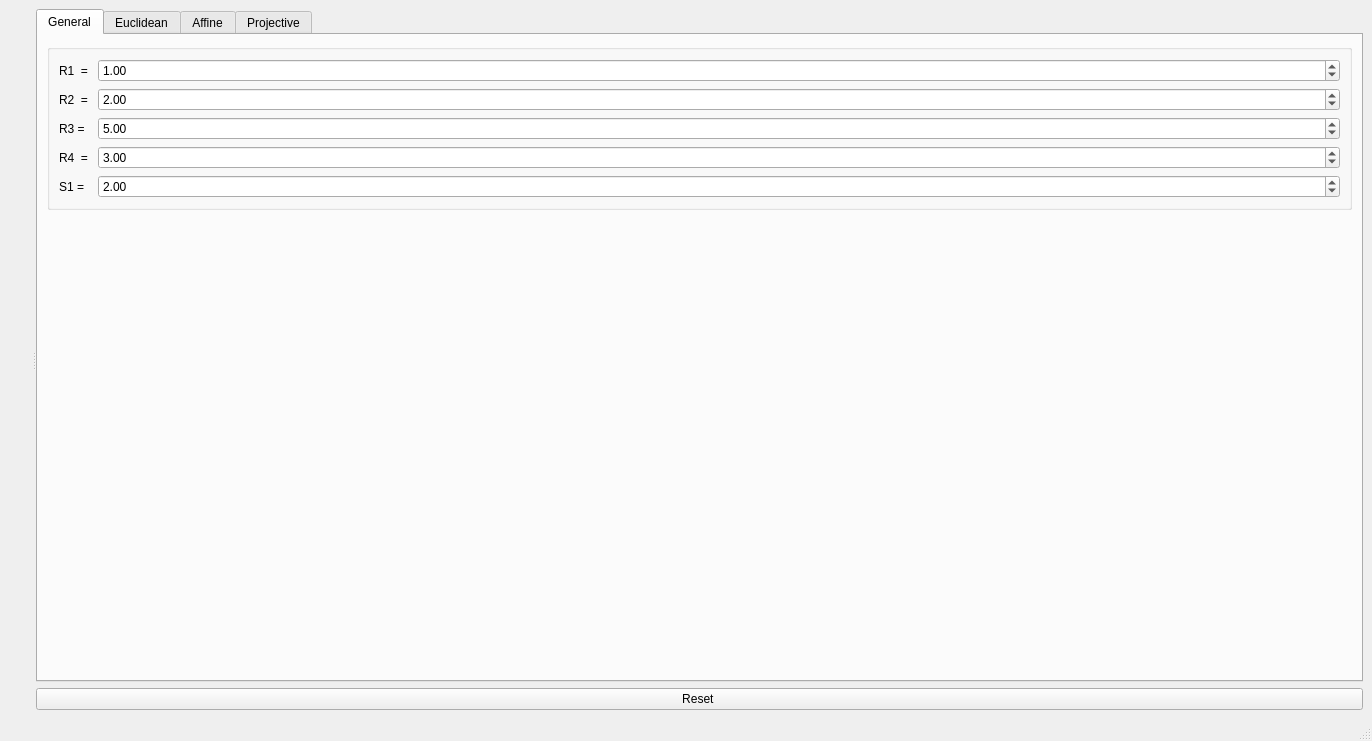
<?xml version="1.0" encoding="UTF-8"?>
<ui version="4.0">
 <class>MainWindow</class>
 <widget class="QMainWindow" name="MainWindow">
  <property name="geometry">
   <rect>
    <x>0</x>
    <y>0</y>
    <width>1372</width>
    <height>741</height>
   </rect>
  </property>
  <property name="windowTitle">
   <string>MainWindow</string>
  </property>
  <property name="styleSheet">
   <string notr="true"/>
  </property>
  <widget class="QWidget" name="centralwidget">
   <layout class="QVBoxLayout" name="verticalLayout_12">
    <item>
     <widget class="QSplitter" name="splitter">
      <property name="orientation">
       <enum>Qt::Horizontal</enum>
      </property>
      <widget class="QWidget" name="layoutWidget">
       <layout class="QVBoxLayout" name="verticalLayout_4">
        <property name="sizeConstraint">
         <enum>QLayout::SetMinimumSize</enum>
        </property>
        <property name="leftMargin">
         <number>3</number>
        </property>
        <property name="topMargin">
         <number>3</number>
        </property>
        <property name="rightMargin">
         <number>3</number>
        </property>
        <property name="bottomMargin">
         <number>3</number>
        </property>
       </layout>
      </widget>
      <widget class="QWidget" name="layoutWidget">
       <layout class="QVBoxLayout" name="verticalLayout_11">
        <item>
         <widget class="QTabWidget" name="tabWidget">
          <property name="sizePolicy">
           <sizepolicy hsizetype="Minimum" vsizetype="Preferred">
            <horstretch>0</horstretch>
            <verstretch>0</verstretch>
           </sizepolicy>
          </property>
          <property name="minimumSize">
           <size>
            <width>310</width>
            <height>0</height>
           </size>
          </property>
          <property name="styleSheet">
           <string notr="true"/>
          </property>
          <property name="currentIndex">
           <number>0</number>
          </property>
          <widget class="QWidget" name="tab_4">
           <attribute name="title">
            <string>General</string>
           </attribute>
           <layout class="QVBoxLayout" name="verticalLayout_10">
            <item>
             <widget class="QGroupBox" name="groupBox_6">
              <property name="title">
               <string/>
              </property>
              <layout class="QVBoxLayout" name="verticalLayout_5">
               <item>
                <layout class="QFormLayout" name="formLayout">
                 <item row="0" column="0">
                  <widget class="QLabel" name="label_32">
                   <property name="text">
                    <string>R1  = </string>
                   </property>
                  </widget>
                 </item>
                 <item row="0" column="1">
                  <widget class="QDoubleSpinBox" name="doubleSpinBox">
                   <property name="minimum">
                    <double>0.000000000000000</double>
                   </property>
                   <property name="maximum">
                    <double>1.500000000000000</double>
                   </property>
                   <property name="singleStep">
                    <double>0.100000000000000</double>
                   </property>
                   <property name="value">
                    <double>1.000000000000000</double>
                   </property>
                  </widget>
                 </item>
                 <item row="1" column="0">
                  <widget class="QLabel" name="label_33">
                   <property name="text">
                    <string>R2  = </string>
                   </property>
                  </widget>
                 </item>
                 <item row="1" column="1">
                  <widget class="QDoubleSpinBox" name="doubleSpinBox_2">
                   <property name="minimum">
                    <double>1.500000000000000</double>
                   </property>
                   <property name="maximum">
                    <double>5.000000000000000</double>
                   </property>
                   <property name="singleStep">
                    <double>0.100000000000000</double>
                   </property>
                   <property name="value">
                    <double>2.000000000000000</double>
                   </property>
                  </widget>
                 </item>
                 <item row="2" column="0">
                  <widget class="QLabel" name="label_34">
                   <property name="text">
                    <string>R3 = </string>
                   </property>
                  </widget>
                 </item>
                 <item row="2" column="1">
                  <widget class="QDoubleSpinBox" name="doubleSpinBox_3">
                   <property name="minimum">
                    <double>4.000000000000000</double>
                   </property>
                   <property name="maximum">
                    <double>6.000000000000000</double>
                   </property>
                   <property name="singleStep">
                    <double>0.100000000000000</double>
                   </property>
                   <property name="value">
                    <double>5.000000000000000</double>
                   </property>
                  </widget>
                 </item>
                 <item row="3" column="0">
                  <widget class="QLabel" name="label_35">
                   <property name="text">
                    <string>R4  =</string>
                   </property>
                  </widget>
                 </item>
                 <item row="3" column="1">
                  <widget class="QDoubleSpinBox" name="doubleSpinBox_4">
                   <property name="minimum">
                    <double>1.500000000000000</double>
                   </property>
                   <property name="maximum">
                    <double>10.000000000000000</double>
                   </property>
                   <property name="singleStep">
                    <double>0.100000000000000</double>
                   </property>
                   <property name="value">
                    <double>3.000000000000000</double>
                   </property>
                  </widget>
                 </item>
                 <item row="4" column="0">
                  <widget class="QLabel" name="label_2">
                   <property name="text">
                    <string>S1 = </string>
                   </property>
                  </widget>
                 </item>
                 <item row="4" column="1">
                  <widget class="QDoubleSpinBox" name="doubleSpinBox_5">
                   <property name="minimum">
                    <double>0.000000000000000</double>
                   </property>
                   <property name="maximum">
                    <double>3.000000000000000</double>
                   </property>
                   <property name="singleStep">
                    <double>0.050000000000000</double>
                   </property>
                   <property name="value">
                    <double>2.000000000000000</double>
                   </property>
                  </widget>
                 </item>
                </layout>
               </item>
              </layout>
             </widget>
            </item>
            <item>
             <spacer name="verticalSpacer_3">
              <property name="orientation">
               <enum>Qt::Vertical</enum>
              </property>
              <property name="sizeHint" stdset="0">
               <size>
                <width>20</width>
                <height>40</height>
               </size>
              </property>
             </spacer>
            </item>
           </layout>
          </widget>
          <widget class="QWidget" name="tab">
           <attribute name="title">
            <string>Euclidean</string>
           </attribute>
           <layout class="QVBoxLayout" name="verticalLayout_6">
            <item>
             <widget class="QGroupBox" name="groupBox_2">
              <property name="styleSheet">
               <string notr="true">QGroupBox::title {
  color: #808086;

}</string>
              </property>
              <property name="title">
               <string>Rotation</string>
              </property>
              <layout class="QVBoxLayout" name="verticalLayout_8">
               <item>
                <layout class="QFormLayout" name="formLayout_2">
                 <item row="0" column="0">
                  <widget class="QLabel" name="label_38">
                   <property name="text">
                    <string>Angle =</string>
                   </property>
                  </widget>
                 </item>
                 <item row="0" column="1">
                  <widget class="QSpinBox" name="spinBox_10">
                   <property name="maximum">
                    <number>500</number>
                   </property>
                   <property name="singleStep">
                    <number>5</number>
                   </property>
                   <property name="value">
                    <number>0</number>
                   </property>
                  </widget>
                 </item>
                 <item row="1" column="0">
                  <widget class="QLabel" name="label_4">
                   <property name="text">
                    <string>x =</string>
                   </property>
                  </widget>
                 </item>
                 <item row="1" column="1">
                  <widget class="QSpinBox" name="spinBox">
                   <property name="minimum">
                    <number>-9</number>
                   </property>
                   <property name="maximum">
                    <number>9</number>
                   </property>
                  </widget>
                 </item>
                 <item row="2" column="0">
                  <widget class="QLabel" name="label_5">
                   <property name="text">
                    <string>y =</string>
                   </property>
                  </widget>
                 </item>
                 <item row="2" column="1">
                  <widget class="QSpinBox" name="spinBox_2">
                   <property name="minimum">
                    <number>-9</number>
                   </property>
                   <property name="maximum">
                    <number>9</number>
                   </property>
                  </widget>
                 </item>
                </layout>
               </item>
              </layout>
             </widget>
            </item>
            <item>
             <widget class="QGroupBox" name="groupBox_3">
              <property name="styleSheet">
               <string notr="true">QGroupBox::title {
  color: #808086;

}</string>
              </property>
              <property name="title">
               <string>Offset</string>
              </property>
              <layout class="QVBoxLayout" name="verticalLayout">
               <item>
                <layout class="QFormLayout" name="formLayout_3">
                 <item row="0" column="0">
                  <widget class="QLabel" name="label">
                   <property name="text">
                    <string>dX = </string>
                   </property>
                  </widget>
                 </item>
                 <item row="0" column="1">
                  <widget class="QSpinBox" name="spinBox_3">
                   <property name="minimum">
                    <number>-10</number>
                   </property>
                   <property name="maximum">
                    <number>10</number>
                   </property>
                  </widget>
                 </item>
                 <item row="1" column="0">
                  <widget class="QLabel" name="label_3">
                   <property name="text">
                    <string>dY = </string>
                   </property>
                  </widget>
                 </item>
                 <item row="1" column="1">
                  <widget class="QSpinBox" name="spinBox_4">
                   <property name="minimum">
                    <number>-10</number>
                   </property>
                   <property name="maximum">
                    <number>10</number>
                   </property>
                  </widget>
                 </item>
                </layout>
               </item>
              </layout>
             </widget>
            </item>
           </layout>
          </widget>
          <widget class="QWidget" name="tab_3">
           <attribute name="title">
            <string>Affine</string>
           </attribute>
           <layout class="QVBoxLayout" name="verticalLayout_7">
            <item>
             <widget class="QGroupBox" name="groupBox_5">
              <property name="styleSheet">
               <string notr="true">QGroupBox::title {
  color: #808086;

}</string>
              </property>
              <property name="title">
               <string>Affine_matrix</string>
              </property>
              <layout class="QVBoxLayout" name="verticalLayout_3">
               <item>
                <layout class="QGridLayout" name="gridLayout">
                 <item row="0" column="1">
                  <widget class="QLabel" name="label_9">
                   <property name="text">
                    <string>X</string>
                   </property>
                  </widget>
                 </item>
                 <item row="2" column="4">
                  <widget class="QLabel" name="label_13">
                   <property name="text">
                    <string>)</string>
                   </property>
                  </widget>
                 </item>
                 <item row="2" column="0">
                  <widget class="QLabel" name="label_11">
                   <property name="text">
                    <string> rX (</string>
                   </property>
                  </widget>
                 </item>
                 <item row="0" column="3">
                  <widget class="QLabel" name="label_10">
                   <property name="text">
                    <string>Y</string>
                   </property>
                  </widget>
                 </item>
                 <item row="2" column="2">
                  <widget class="QLabel" name="label_12">
                   <property name="text">
                    <string>;</string>
                   </property>
                  </widget>
                 </item>
                 <item row="3" column="0">
                  <widget class="QLabel" name="label_14">
                   <property name="text">
                    <string> rY (</string>
                   </property>
                  </widget>
                 </item>
                 <item row="3" column="2">
                  <widget class="QLabel" name="label_15">
                   <property name="text">
                    <string>;</string>
                   </property>
                  </widget>
                 </item>
                 <item row="3" column="4">
                  <widget class="QLabel" name="label_16">
                   <property name="text">
                    <string>)</string>
                   </property>
                  </widget>
                 </item>
                 <item row="2" column="3">
                  <widget class="QDoubleSpinBox" name="doubleSpinBox_9">
                   <property name="minimum">
                    <double>-100.000000000000000</double>
                   </property>
                  </widget>
                 </item>
                 <item row="3" column="3">
                  <widget class="QDoubleSpinBox" name="doubleSpinBox_11">
                   <property name="minimum">
                    <double>-100.000000000000000</double>
                   </property>
                   <property name="value">
                    <double>1.000000000000000</double>
                   </property>
                  </widget>
                 </item>
                 <item row="3" column="1">
                  <widget class="QDoubleSpinBox" name="doubleSpinBox_10">
                   <property name="minimum">
                    <double>-100.000000000000000</double>
                   </property>
                  </widget>
                 </item>
                 <item row="2" column="1">
                  <widget class="QDoubleSpinBox" name="doubleSpinBox_8">
                   <property name="minimum">
                    <double>-100.000000000000000</double>
                   </property>
                   <property name="value">
                    <double>1.000000000000000</double>
                   </property>
                  </widget>
                 </item>
                 <item row="4" column="1">
                  <widget class="QDoubleSpinBox" name="doubleSpinBox_6">
                   <property name="minimum">
                    <double>-100.000000000000000</double>
                   </property>
                  </widget>
                 </item>
                 <item row="4" column="0">
                  <widget class="QLabel" name="label_6">
                   <property name="text">
                    <string> r0 (</string>
                   </property>
                  </widget>
                 </item>
                 <item row="4" column="2">
                  <widget class="QLabel" name="label_7">
                   <property name="text">
                    <string>;</string>
                   </property>
                  </widget>
                 </item>
                 <item row="4" column="3">
                  <widget class="QDoubleSpinBox" name="doubleSpinBox_7">
                   <property name="minimum">
                    <double>-100.000000000000000</double>
                   </property>
                  </widget>
                 </item>
                 <item row="4" column="4">
                  <widget class="QLabel" name="label_8">
                   <property name="text">
                    <string>)</string>
                   </property>
                  </widget>
                 </item>
                </layout>
               </item>
              </layout>
             </widget>
            </item>
            <item>
             <widget class="QPushButton" name="pushButton_4">
              <property name="styleSheet">
               <string notr="true"/>
              </property>
              <property name="text">
               <string>Apply</string>
              </property>
             </widget>
            </item>
            <item>
             <spacer name="verticalSpacer">
              <property name="orientation">
               <enum>Qt::Vertical</enum>
              </property>
              <property name="sizeHint" stdset="0">
               <size>
                <width>20</width>
                <height>40</height>
               </size>
              </property>
             </spacer>
            </item>
           </layout>
          </widget>
          <widget class="QWidget" name="tab_2">
           <attribute name="title">
            <string>Projective</string>
           </attribute>
           <layout class="QVBoxLayout" name="verticalLayout_9">
            <item>
             <widget class="QGroupBox" name="groupBox_4">
              <property name="styleSheet">
               <string notr="true">QGroupBox::title {
  color: #808086;

}</string>
              </property>
              <property name="title">
               <string>Projective_matrix</string>
              </property>
              <layout class="QVBoxLayout" name="verticalLayout_2">
               <item>
                <layout class="QGridLayout" name="gridLayout_2">
                 <item row="3" column="6">
                  <widget class="QLabel" name="label_27">
                   <property name="text">
                    <string>)</string>
                   </property>
                  </widget>
                 </item>
                 <item row="0" column="3">
                  <widget class="QLabel" name="label_21">
                   <property name="text">
                    <string>Y</string>
                   </property>
                  </widget>
                 </item>
                 <item row="2" column="2">
                  <widget class="QLabel" name="label_24">
                   <property name="text">
                    <string>;</string>
                   </property>
                  </widget>
                 </item>
                 <item row="2" column="6">
                  <widget class="QLabel" name="label_20">
                   <property name="text">
                    <string>)</string>
                   </property>
                  </widget>
                 </item>
                 <item row="0" column="1">
                  <widget class="QLabel" name="label_17">
                   <property name="text">
                    <string>X</string>
                   </property>
                  </widget>
                 </item>
                 <item row="2" column="0">
                  <widget class="QLabel" name="label_19">
                   <property name="text">
                    <string> rX (</string>
                   </property>
                  </widget>
                 </item>
                 <item row="3" column="2">
                  <widget class="QLabel" name="label_26">
                   <property name="text">
                    <string>;</string>
                   </property>
                  </widget>
                 </item>
                 <item row="3" column="0">
                  <widget class="QLabel" name="label_25">
                   <property name="text">
                    <string> rY (</string>
                   </property>
                  </widget>
                 </item>
                 <item row="2" column="4">
                  <widget class="QLabel" name="label_29">
                   <property name="text">
                    <string>;</string>
                   </property>
                  </widget>
                 </item>
                 <item row="3" column="4">
                  <widget class="QLabel" name="label_30">
                   <property name="text">
                    <string>;</string>
                   </property>
                  </widget>
                 </item>
                 <item row="0" column="5">
                  <widget class="QLabel" name="label_31">
                   <property name="text">
                    <string>W</string>
                   </property>
                  </widget>
                 </item>
                 <item row="2" column="5">
                  <widget class="QDoubleSpinBox" name="doubleSpinBox_17">
                   <property name="minimum">
                    <double>-100.000000000000000</double>
                   </property>
                   <property name="maximum">
                    <double>10000.000000000000000</double>
                   </property>
                   <property name="value">
                    <double>1.000000000000000</double>
                   </property>
                  </widget>
                 </item>
                 <item row="2" column="1">
                  <widget class="QDoubleSpinBox" name="doubleSpinBox_15">
                   <property name="minimum">
                    <double>-100.000000000000000</double>
                   </property>
                   <property name="maximum">
                    <double>10000.000000000000000</double>
                   </property>
                   <property name="value">
                    <double>80.000000000000000</double>
                   </property>
                  </widget>
                 </item>
                 <item row="2" column="3">
                  <widget class="QDoubleSpinBox" name="doubleSpinBox_16">
                   <property name="minimum">
                    <double>-100.000000000000000</double>
                   </property>
                   <property name="maximum">
                    <double>10000.000000000000000</double>
                   </property>
                   <property name="value">
                    <double>5.000000000000000</double>
                   </property>
                  </widget>
                 </item>
                 <item row="3" column="3">
                  <widget class="QDoubleSpinBox" name="doubleSpinBox_19">
                   <property name="minimum">
                    <double>-100.000000000000000</double>
                   </property>
                   <property name="maximum">
                    <double>10000.000000000000000</double>
                   </property>
                   <property name="value">
                    <double>80.000000000000000</double>
                   </property>
                  </widget>
                 </item>
                 <item row="3" column="1">
                  <widget class="QDoubleSpinBox" name="doubleSpinBox_18">
                   <property name="minimum">
                    <double>-100.000000000000000</double>
                   </property>
                   <property name="maximum">
                    <double>10000.000000000000000</double>
                   </property>
                   <property name="value">
                    <double>9.000000000000000</double>
                   </property>
                  </widget>
                 </item>
                 <item row="3" column="5">
                  <widget class="QDoubleSpinBox" name="doubleSpinBox_20">
                   <property name="minimum">
                    <double>-1000.000000000000000</double>
                   </property>
                   <property name="maximum">
                    <double>10000.000000000000000</double>
                   </property>
                   <property name="value">
                    <double>1.000000000000000</double>
                   </property>
                  </widget>
                 </item>
                 <item row="4" column="1">
                  <widget class="QDoubleSpinBox" name="doubleSpinBox_12">
                   <property name="minimum">
                    <double>-100.000000000000000</double>
                   </property>
                  </widget>
                 </item>
                 <item row="4" column="0">
                  <widget class="QLabel" name="label_18">
                   <property name="text">
                    <string> r0 (</string>
                   </property>
                  </widget>
                 </item>
                 <item row="4" column="2">
                  <widget class="QLabel" name="label_22">
                   <property name="text">
                    <string>;</string>
                   </property>
                  </widget>
                 </item>
                 <item row="4" column="3">
                  <widget class="QDoubleSpinBox" name="doubleSpinBox_13">
                   <property name="minimum">
                    <double>-100.000000000000000</double>
                   </property>
                  </widget>
                 </item>
                 <item row="4" column="5">
                  <widget class="QDoubleSpinBox" name="doubleSpinBox_14">
                   <property name="minimum">
                    <double>-100.000000000000000</double>
                   </property>
                   <property name="maximum">
                    <double>10000.000000000000000</double>
                   </property>
                   <property name="value">
                    <double>15.000000000000000</double>
                   </property>
                  </widget>
                 </item>
                 <item row="4" column="4">
                  <widget class="QLabel" name="label_28">
                   <property name="text">
                    <string>;</string>
                   </property>
                  </widget>
                 </item>
                 <item row="4" column="6">
                  <widget class="QLabel" name="label_23">
                   <property name="text">
                    <string>)</string>
                   </property>
                  </widget>
                 </item>
                </layout>
               </item>
              </layout>
             </widget>
            </item>
            <item>
             <widget class="QPushButton" name="pushButton_3">
              <property name="styleSheet">
               <string notr="true"/>
              </property>
              <property name="text">
               <string>Apply</string>
              </property>
             </widget>
            </item>
            <item>
             <spacer name="verticalSpacer_2">
              <property name="orientation">
               <enum>Qt::Vertical</enum>
              </property>
              <property name="sizeHint" stdset="0">
               <size>
                <width>20</width>
                <height>40</height>
               </size>
              </property>
             </spacer>
            </item>
           </layout>
          </widget>
         </widget>
        </item>
        <item>
         <widget class="QPushButton" name="pushButton_2">
          <property name="sizePolicy">
           <sizepolicy hsizetype="Minimum" vsizetype="Maximum">
            <horstretch>0</horstretch>
            <verstretch>0</verstretch>
           </sizepolicy>
          </property>
          <property name="styleSheet">
           <string notr="true"/>
          </property>
          <property name="text">
           <string>Reset </string>
          </property>
         </widget>
        </item>
       </layout>
      </widget>
     </widget>
    </item>
   </layout>
  </widget>
  <widget class="QMenuBar" name="menubar">
   <property name="geometry">
    <rect>
     <x>0</x>
     <y>0</y>
     <width>1372</width>
     <height>22</height>
    </rect>
   </property>
  </widget>
  <widget class="QStatusBar" name="statusbar"/>
 </widget>
 <resources/>
 <connections/>
</ui>
